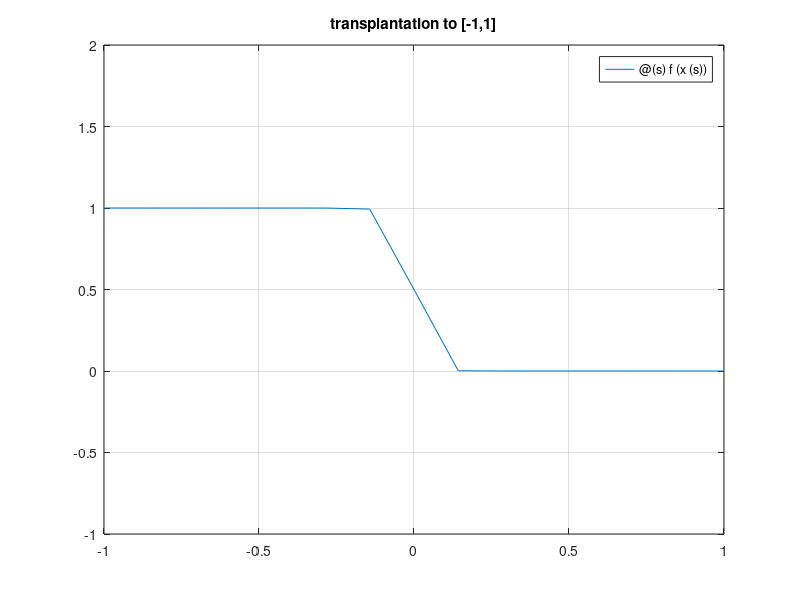

Write the MATLAB code that produced this figure. (Note: this script raises an error after producing the figure.)
%% Rational approximation of the Fermi-Dirac function
% Nick Trefethen, July 2019

%%
% (Chebfun example approx/FermiDirac.m)
% [Tags: #Fermi-Dirac, #minimax]

function FermiDirac

%%
% The Fermi-Dirac function is important in electronic energy calculations,
% for which physicists have had great success with rational approximations [1].
% We won't attempt to discuss the physics or the algorithms here, but just consider some
% rational approximations, motivated in particular by [2].

%%
% The function is smooth, but approximates a step (which corresponds to
% the limit of zero temperature).   With $L$ as a large parameter,
% we can write the function like this:
% $$ f(E) = {1 \over 1 + \exp(x-L) }, \quad x\in [0,\infty). $$
% Here for example is a plot with $L= 20$:
tic
L = 20;
f = @(x) 1./(1+exp(x-L));
fplot(f,[0,80]), grid on, ylim([-1 2])
title('physical domain')

%%
% This is essentially a hyperbolic tangent, but with a twist:
% the approximation domain we care about extends a finite distance
% on one side and an infinite distance on the other.  (Ultimately this
% is because a system has a minimum-energy state but no maximum.)  For a type
% $(n,n)$ approximant, it is convenient to soften up the problem 
% by a M&ouml;bius transformation to $s\in [-1,1]$, which maps type $(n,n)$
% rational functions to themselves.  The transformation is this:
x = @(s) (s*L+L)./(1-s);
s = @(x) (x-L)./(x+L);

%%
% Here for example is the transplanted function above:
g = @(s) f(x(s));
dom = [-1 1];
fplot(g,dom), grid on, ylim([-1 2])
title('transplantation to [-1,1]')

%%
% Note that despite appearances, this
% is not symmetric about $s=0$.
% For example, $g(.1)$ and $1-g(-.1)$ are quite different:
disp([g(.1) 1-g(-.1)])

%%
% To approximate $g$ by a rational function of type
% $(n,n)$, we can use the Chebfun |minimax| command.
% (Another possibility is |cf|, at least for smaller values of $L$.)
% Here is a little code that does this.

function fermi(L,n)   % minimax approx for Fermi-Dirac.  Try e.g. fermi(50,10).
f = @(x) 1./(1+exp(x-L));
x = @(s) (s*L+L)./(1-s);
s = @(x) (x-L)./(x+L);
g = @(s) f(x(s));
[p,q,r,err,status] = minimax(g,n,n);
poles = status.pol;
ss = [chebpts(1000,[-1 0]); chebpts(1000,[0 1])];
subplot(2,2,1:2)
plot(ss,r(ss)-g(ss)), grid on, ylim(2*err*[-1 1]), hold on
plot([-1 1],-err*[1 1],'--r'), plot([-1 1],err*[1 1],'--r'), hold off
title(sprintf('Fermi-Dirac transplanted to [-1,1], L = %d, n = %d',L,n));
subplot(2,2,3), plot(poles,'.r')
axis equal, axis([-20 20 -10 10]), grid on, title poles
subplot(2,2,4), plot(poles,'.r')
axis equal, axis([-1 1 -.5 .5]), grid on, title closeup
end

%%
% Here is an easy example with $L=10$.
tic, fermi(10,10), toc

%%
% Here is a harder one with $L=100$:
tic, fermi(100,15), toc

%%
% The code even works with $L=1000$:
tic, fermi(1000,20), toc

%%
% Here's the same function approximated 
% with a higher value of $n$:
tic, fermi(1000,30), toc

%%
% This all looks pretty satisfactory, but it would probably not
% be hard to break this code.  An idea for improving the
% speed and robustness would be to adapt the idea of Moussa [2] and
% start the |minimax| barycentric Remez iteration with an initial
% guess derived from a Zolotarev approximation of a step.

%%
%
% [1] L. Lin, M. Chen, C. Yang, and L. He,
% Accelerating atomic orbital-based
% electronic structure calculation via pole
% expansion and selected inversion,
% _Journal of Physics: Condensed Matter_ 25 (2013), 295501.
%
% [2]  J. E. Moussa, Minimax rational approximation of
% the Fermi-Dirac distribution, _Journal of
% Chemical Physics_ 145 (2016), 164108
% and arXiv:1605.03085v2, 2016.

end
